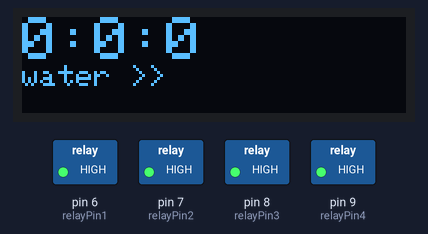
Bench run of a sketch on a simulated Arduino Uno, built with avr-gcc and run on an emulated ATmega328P. On the bench: 128×32 one-colour display, switched loads named in the sketch (green lamp = pin HIGH). The local clock reads 2024-03-15 10:24:30 at power-on unless the sketch sets it; what the sketch prints to the serial monitor is not drawn.

Above: at 9.1 s.
Timing chart, 0 to 10.6 s (numbered marks = the images above):
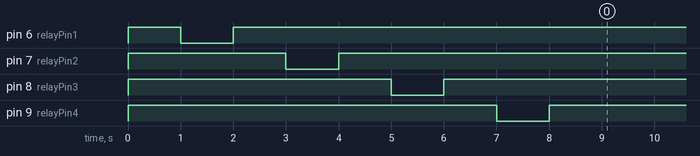

The sketch:

main.ino
```cpp
#include "Check_relay.h" //Add Other Function File
#include "relay_config.h"

#include <Wire.h>
#include <Time.h>
#include <TimeLib.h>
#include <DS1307RTC.h>

#include <SPI.h>
#include <Adafruit_GFX.h>
#include <Adafruit_SSD1306.h>

#define SCREEN_WIDTH 128 // pixel ความกว้าง
#define SCREEN_HEIGHT 32 // pixel ความสูง

// กำหนดขาต่อ I2C กับจอ OLED
#define OLED_RESET     4 // Reset pin # (or -1 if sharing Arduino reset pin)
Adafruit_SSD1306 OLED(SCREEN_WIDTH, SCREEN_HEIGHT, &Wire, OLED_RESET);

int relayPin1 = 6;
int relayPin2 = 7;
int relayPin3 = 8;
int relayPin4 = 9;

int var = 0; // ตัวแปรสำหรับทดสอบแสดงผล
void setup() {
  Serial.begin(9600);

  pinMode(relayPin1, OUTPUT);
  pinMode(relayPin2, OUTPUT);
  pinMode(relayPin3, OUTPUT);
  pinMode(relayPin4, OUTPUT);

  digitalWrite(relayPin1, HIGH);
  digitalWrite(relayPin2, HIGH);
  digitalWrite(relayPin3, HIGH);
  digitalWrite(relayPin4, HIGH);

  check_relay(); //เรียกใช้ Function check_relay(); จาก check_relay.h

  if (!OLED.begin(SSD1306_SWITCHCAPVCC, 0x3C)) { // สั่งให้จอ OLED เริ่มทำงานที่ Address 0x3C
    Serial.println("SSD1306 allocation failed");
  } else {
    Serial.println("System Start");
  }

}

void loop() {

  tmElements_t tm;

  OLED.clearDisplay(); // ลบภาพในหน้าจอทั้งหมด
  OLED.setTextColor(WHITE, BLACK);  //กำหนดข้อความสีขาว ฉากหลังสีดำ
  OLED.setCursor(0, 0); // กำหนดตำแหน่ง x,y ที่จะแสดงผล
  OLED.setTextSize(2); // กำหนดขนาดตัวอักษร
  OLED.print(tm.Hour);
  OLED.print(':');
  OLED.print(tm.Minute);
  OLED.print(':');
  OLED.print(tm.Second);

  //  if (tm.Hour == 6 and tm.Minute == 0) {
  //    relay_config();
  //  }

  if (tm.Hour == 7 and tm.Minute == 0) {
    relay_config();
  } else {

    OLED.setCursor(0, 16); // กำหนดตำแหน่ง x,y ที่จะแสดงผล
    OLED.setTextSize(1); // กำหนดขนาดตัวอักษร
    OLED.print("water >> ");
  }

  if (tm.Hour == 9 and tm.Minute == 0) {
    on_sum();
  } else {
  }
  if (tm.Hour == 10 and tm.Minute == 0) {
    on_sum();
  } else {
  }
  if (tm.Hour == 11 and tm.Minute == 0) {
    on_sum();
  } else {
  }
  if (tm.Hour == 13 and tm.Minute == 0) {
    on_sum();
  } else {
  }
  if (tm.Hour == 14 and tm.Minute == 0) {
    on_sum();
  } else {
  }
  if (tm.Hour == 15 and tm.Minute == 0) {
    on_sum();
  } else {
  }

  if (tm.Hour == 16 and tm.Minute == 0) {
    relay_config();
  } else {
    OLED.setCursor(0, 16); // กำหนดตำแหน่ง x,y ที่จะแสดงผล
    OLED.setTextSize(1); // กำหนดขนาดตัวอักษร
    OLED.print("water >> ");
  }

  if (tm.Hour == 18 and tm.Minute == 0) {
    lastday(); //เปิด Pump ทุกตัว 1 นาที
  } else {
  }
  //  if (tm.Hour == 17 and tm.Minute == 0) {
  //    relay_config();
  //  }

  if (RTC.read(tm)) {
    Serial.print("Ok, Time = ");
    print2digits(tm.Hour);
    Serial.write(':');
    print2digits(tm.Minute);
    Serial.write(':');
    print2digits(tm.Second);
    Serial.print(", Date (D/M/Y) = ");
    Serial.print(tm.Day);
    Serial.write('/');
    Serial.print(tm.Month);
    Serial.write('/');
    Serial.print(tmYearToCalendar(tm.Year));
    Serial.println();
  } else {
    if (RTC.chipPresent()) {
      Serial.println("The DS1307 is stopped.  Please run the SetTime");
      Serial.println("example to initialize the time and begin running.");
      Serial.println();
    } else {
      Serial.println("DS1307 read error!  Please check the circuitry.");
      Serial.println();
    }
    delay(9000);
  }
  OLED.display(); // สั่งให้จอแสดงผล
  delay(1000);
}

void print2digits(int number) {
  if (number >= 0 && number < 10) {
    Serial.write('0');
  }
  Serial.print(number);
}
```

Check_relay.h
```cpp
void check_relay() {
  int relayPin1 = 6;
  int relayPin2 = 7;
  int relayPin3 = 8;
  int relayPin4 = 9;

  pinMode(relayPin1, OUTPUT);
  pinMode(relayPin2, OUTPUT);
  pinMode(relayPin3, OUTPUT);
  pinMode(relayPin4, OUTPUT);

  digitalWrite(relayPin1, HIGH);
  digitalWrite(relayPin2, HIGH);
  digitalWrite(relayPin3, HIGH);
  digitalWrite(relayPin4, HIGH);

  Serial.println("function Check relay is Start");

  delay(1000);
  digitalWrite(relayPin1, LOW);
  delay(1000);
  digitalWrite(relayPin1, HIGH);
  Serial.println("relayPin1 [ CHECK ]");
  delay(1000);
  digitalWrite(relayPin2, LOW);
  delay(1000);
  digitalWrite(relayPin2, HIGH);
  Serial.println("relayPin2 [ CHECK ]");
  delay(1000);
  digitalWrite(relayPin3, LOW);
  delay(1000);
  digitalWrite(relayPin3, HIGH);
  Serial.println("relayPin3 [ CHECK ]");
  delay(1000);
  digitalWrite(relayPin4, LOW);
  delay(1000);
  digitalWrite(relayPin4, HIGH);
  Serial.println("relayPin4 [ CHECK ]");

  delay(1000);
  digitalWrite(relayPin1, HIGH);
  digitalWrite(relayPin2, HIGH);
  digitalWrite(relayPin3, HIGH);
  digitalWrite(relayPin4, HIGH);
}
```

relay_config.h
```cpp
void relay_config() {
  Serial.println("Function relay_config is Start...");

  int relayPin1 = 6;
  int relayPin2 = 7;
  int relayPin3 = 8;
  int relayPin4 = 9;

  pinMode(relayPin1, OUTPUT);
  pinMode(relayPin2, OUTPUT);
  pinMode(relayPin3, OUTPUT);
  pinMode(relayPin4, OUTPUT);

  digitalWrite(relayPin1, HIGH);
  digitalWrite(relayPin2, HIGH);
  digitalWrite(relayPin3, HIGH);
  digitalWrite(relayPin4, HIGH);

  delay(1000);
  digitalWrite(relayPin1, LOW); //เปิดน้ำ 10 นาที
  Serial.println("relayPin1 is LOW");
  delay(420000);//420000
  digitalWrite(relayPin1, HIGH); //ปิดน้ำ 10 นาที
  Serial.println("relayPin1 is HIGH");
  delay(1000);//1000
  Serial.print("\n");

  delay(1000);
  digitalWrite(relayPin2, LOW); //เปิดน้ำ 10 นาที
  Serial.println("relayPin2 is LOW");
  delay(420000);//420000
  digitalWrite(relayPin2, HIGH); //ปิดน้ำ
  Serial.println("relayPin2 is HIGH");
  delay(1000);//1000
  Serial.print("\n");

  delay(1000);
  digitalWrite(relayPin3, LOW); //เปิดน้ำ 10 นาที
  Serial.println("relayPin3 is LOW");
  delay(420000);//420000
  digitalWrite(relayPin3, HIGH); //ปิดน้ำ
  Serial.println("relayPin3 is HIGH");
  delay(1000);//1000
  Serial.print("\n");

  delay(1000);
  digitalWrite(relayPin4, LOW); //เปิดน้ำ 10 นาที
  Serial.println("relayPin4 is LOW");
  delay(420000);//420000
  digitalWrite(relayPin4, HIGH); //ปิดน้ำ
  Serial.println("relayPin4 is HIGH");
  delay(1000);//1000
  Serial.print("\n");

  digitalWrite(relayPin1, HIGH); //ปิดน้ำ
  digitalWrite(relayPin2, HIGH); //ปิดน้ำ
  digitalWrite(relayPin3, HIGH); //ปิดน้ำ
  digitalWrite(relayPin4, HIGH); //ปิดน้ำ
}

void on_sum() {
  Serial.println("Function on_sun is Start...");

  int relayPin1 = 6;

  pinMode(relayPin1, OUTPUT);
  digitalWrite(relayPin1, HIGH);

  delay(1000);
  digitalWrite(relayPin1, LOW); //เปิดน้ำ 10 นาที
  Serial.println("relayPin1 is LOW");
  delay(420000);//420000
  digitalWrite(relayPin1, HIGH); //ปิดน้ำ 10 นาที
  Serial.println("relayPin1 is HIGH");
  delay(1000);//1000
  Serial.print("\n");

  digitalWrite(relayPin1, HIGH); //ปิดน้ำ
}

void lastday() {
  Serial.println("Function relay_config is Start...");

  int relayPin1 = 6;
  int relayPin2 = 7;
  int relayPin3 = 8;
  int relayPin4 = 9;

  pinMode(relayPin1, OUTPUT);
  pinMode(relayPin2, OUTPUT);
  pinMode(relayPin3, OUTPUT);
  pinMode(relayPin4, OUTPUT);

  digitalWrite(relayPin1, HIGH);
  digitalWrite(relayPin2, HIGH);
  digitalWrite(relayPin3, HIGH);
  digitalWrite(relayPin4, HIGH);

  delay(1000);
  digitalWrite(relayPin1, LOW); //เปิดน้ำ 1 นาที
  Serial.println("relayPin1 is LOW");
  delay(60000);
  digitalWrite(relayPin1, HIGH); //ปิดน้ำ 1 นาที
  Serial.println("relayPin1 is HIGH");
  delay(1000);//1000
  Serial.print("\n");

  delay(1000);
  digitalWrite(relayPin2, LOW); //เปิดน้ำ 1 นาที
  Serial.println("relayPin2 is LOW");
  delay(60000);
  digitalWrite(relayPin2, HIGH); //ปิดน้ำ
  Serial.println("relayPin2 is HIGH");
  delay(1000);//1000
  Serial.print("\n");

  delay(1000);
  digitalWrite(relayPin3, LOW); //เปิดน้ำ 1 นาที
  Serial.println("relayPin3 is LOW");
  delay(60000);
  digitalWrite(relayPin3, HIGH); //ปิดน้ำ
  Serial.println("relayPin3 is HIGH");
  delay(1000);//1000
  Serial.print("\n");

  delay(1000);
  digitalWrite(relayPin4, LOW); //เปิดน้ำ 1 นาที
  Serial.println("relayPin4 is LOW");
  delay(60000);
  digitalWrite(relayPin4, HIGH); //ปิดน้ำ
  Serial.println("relayPin4 is HIGH");
  delay(1000);//1000
  Serial.print("\n");

  digitalWrite(relayPin1, HIGH); //ปิดน้ำ
  digitalWrite(relayPin2, HIGH); //ปิดน้ำ
  digitalWrite(relayPin3, HIGH); //ปิดน้ำ
  digitalWrite(relayPin4, HIGH); //ปิดน้ำ
}
```
